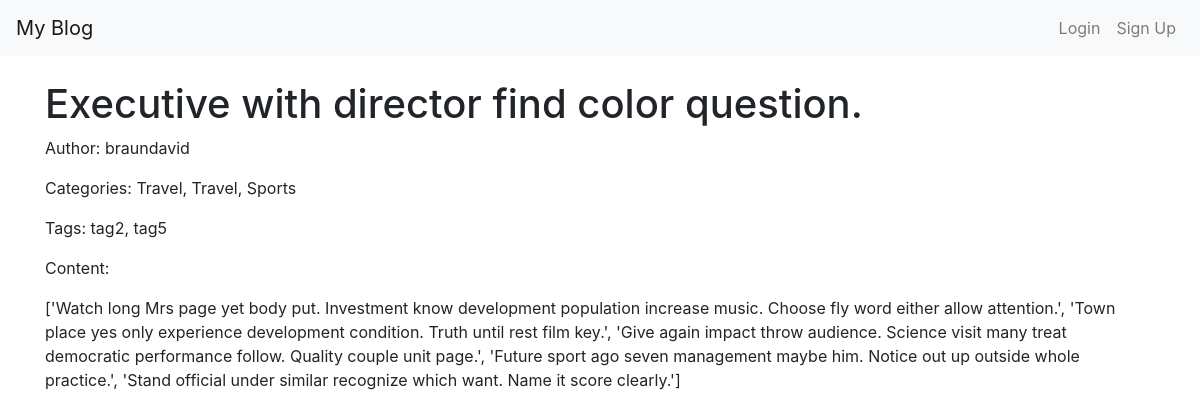
The page /blog/posts/7/ on the database its author committed.
### blog/models.py (models this page shows, shortened)
class Post(models.Model):
     title = models.CharField(max_length=255)
     content = models.TextField()
     author = models.ForeignKey(Author, on_delete=models.CASCADE)
     categories = models.ManyToManyField(Category)
     tags = models.ManyToManyField(Tag)
     created_at = models.DateTimeField(auto_now_add=True)
     updated_at = models.DateTimeField(auto_now=True)
     published = models.BooleanField(default=False)
     class Meta:
             ordering = ['-created_at']

class Author(models.Model):
    user = models.OneToOneField(User, on_delete=models.CASCADE)
    bio = models.TextField()
    def __str__(self):
        return self.user.username

class Category(models.Model):
     name = models.CharField(max_length=255)
     description = models.TextField()

class Tag(models.Model):
     name = models.CharField(max_length=255)
     slug = models.SlugField( blank=True)

### blog/views.py (the view)
# urls.py: path('posts/<int:pk>/', PostDetailView.as_view(), name='post_detail'),
class PostDetailView(DetailView):
    model = Post
    template_name = 'blog/post_detail.html'
    def get_context_data(self, **kwargs):
        context = super().get_context_data(**kwargs)
        context['title'] = self.object.title
        return context

### blog/templates/blog/post_detail.html (shortened to what this page needs)
<!DOCTYPE html>
<html>
    {% extends "accounts/base.html" %}
    {% block content %}
    <div class="post-detail">
        <h1 class="post-title">{{ object.title }}</h1>
        <p>Author: {{ object.author }}</p>
        <p>Categories: {% for category in object.categories.all %}{{ category.name }}{% if not forloop.last %}, {% endif %}{% endfor %}</p>
        <p>Tags: {% for tag in object.tags.all %}{{ tag.name }}{% if not forloop.last %}, {% endif %}{% endfor %}</p>
        <p>Content:</p>
        <div class="post-content">{{ object.content }}</div>
    </div>
    {% endblock %}

### rows shown on the page
Post: title "Executive with director find color question.", author "braundavid", content "['Watch long Mrs page yet body put. Investment know development population increase music. Choose fly word either allow attention.', 'Town place yes only experience development condition. Truth until rest film key.', 'Give again impact throw audience. Science visit many treat democratic performance follow. Quality couple unit page.', 'Future sport ago seven management maybe him. Notice out up outside whole practice.', 'Stand official under similar recognize which want. Name it score clearly.']"
Category: name "Travel"
Category: name "Travel"
Category: name "Sports"
Tag: name "tag2"
Tag: name "tag5"
